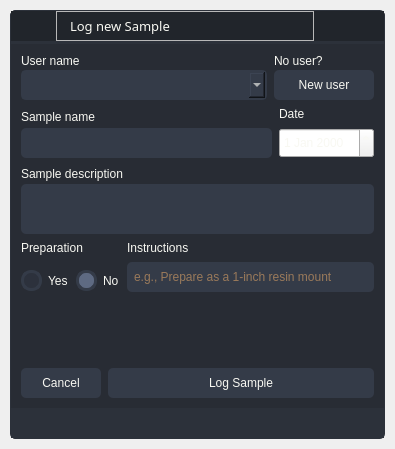
<?xml version="1.0" encoding="UTF-8"?>
<ui version="4.0">
 <class>SampleWindow</class>
 <widget class="QMainWindow" name="SampleWindow">
  <property name="geometry">
   <rect>
    <x>0</x>
    <y>0</y>
    <width>395</width>
    <height>449</height>
   </rect>
  </property>
  <property name="maximumSize">
   <size>
    <width>600</width>
    <height>600</height>
   </size>
  </property>
  <property name="windowTitle">
   <string>MainWindow</string>
  </property>
  <widget class="QWidget" name="stylesheet">
   <property name="styleSheet">
    <string notr="true">QWidget{
	color:#f8f8f2;
	font: 10pt &quot;AbrilTitlingNarrowW04-Bold&quot;;
}
/* Tooltip */
QToolTip {
	color: #ffffff;
	background-color: rgba(33, 37, 43, 180);
	border: 1px solid rgb(44, 49, 58);
	background-image: none;
	background-position: left center;
	background-repeat: no-repeat;
	border: none;
	border-left: 2px solid #ff5555;
	text-align: left;
	padding-left: 8px;
	margin: 0px;
}
/* Bg App */
#bgApp {	
	background-color: rgb(40, 44, 52);
	border: 1px solid rgb(44, 49, 58);
	border-radius: 5px;	
}
#topLogo {
	background-color: rgb(33, 37, 43);
	background-image: url(:/imagem/images/saturn_logo2.png);
	background-position: centered;
	background-repeat: no-repeat;
}
#titleRightInfo { 
	padding-left: 10px;
	font: 10pt &quot;AbrilTitlingNarrowW04-Bold&quot;;
 }
/* Content App */
#contentTopBg{	
	background-color: rgb(33, 37, 43);
}
#contentBottom{
	border-top: 3px solid rgb(44, 49, 58);
}
/* Top Buttons */
#rightButtons .QPushButton { background-color: rgba(255, 255, 255, 0); border: none;  border-radius: 5px; }
#rightButtons .QPushButton:hover { background-color: rgb(44, 49, 57); border-style: solid; border-radius: 4px; }
#rightButtons .QPushButton:pressed { background-color: rgb(23, 26, 30); border-style: solid; border-radius: 4px; }
#closeAppBtn{ background-color: rgba(255, 255, 255, 0); border: none; border-radius: 5px;}
#closeAppBtn:hover{ background-color:#ff5555;}
#closeAppBtn:pressed { background-color:rgb(193, 64, 64); border-style: solid; border-radius: 5px;}
/* Bottom Bar */
#bottomBar { background-color: rgb(44, 49, 58); }
#bottomBar QLabel { font-size: 10px; color: rgb(113, 126, 149);}
#bottomBar .QProgressBar {
	border-radius: 5px;
	background-color: rgb(52, 59, 72);
	text-align: center;
	color:  rgb(33, 37, 43);
	font-size: 9px;
}
#bottomBar .QProgressBar::chunk {
    background-color: #50FA7B;      
    border-radius: 5px;
}
/*Button */
#btn_loguser {
	border-radius: 5px;	
	background-color:#50FA7B;
	color: rgb(33, 37, 43);
}
#btn_loguser:hover {
	border: 2px solid rgb(61, 70, 86);
}
#btn_loguser:pressed {
	border: 2px solid #50FA7B;
}
QPushButton {
	border-radius: 5px;	
	background-color: rgb(52, 59, 72);
	color: #F8F8F2;
}
QPushButton:hover {
	border: 2px solid rgb(61, 70, 86);
}
QPushButton:pressed {
	border: 2px solid  rgb(52, 59, 72);
}

/*LineEdit */
#content .QLineEdit {
	background-color: rgb(52, 59, 72);
	border-radius: 5px;
	padding-left: 5px;
	selection-color: rgb(255, 255, 255);
	selection-background-color: rgb(255, 121, 198);
	color: #ffb86c;
}
#content .QLineEdit:hover {
	border: 2px solid rgb(64, 71, 88);
}
#content .QLineEdit:focus {
	border: 2px solid rgb(91, 101, 124);
}

/*TextEdit */
#content .QTextEdit {
	background-color: rgb(52, 59, 72);
	border-radius: 5px;
	padding-left: 5px;
	selection-color: rgb(255, 255, 255);
	selection-background-color: rgb(255, 121, 198);
	color: #ffb86c;
}
#content .QTextEdit:hover {
	border: 2px solid rgb(64, 71, 88);
}
#content .QTextEdit:focus {
	border: 2px solid rgb(91, 101, 124);
}

/*QLabel */
#content .QLabel {
	color: #F8F8F2
}
/*RadioButton */
QRadioButton::indicator {
    border: 3px solid rgb(52, 59, 72);
	width: 15px;
	height: 15px;
	border-radius: 10px;
    background: rgb(44, 49, 60);
	color: #F8F8F2;
}
QRadioButton::indicator:hover {
    border: 3px solid rgb(58, 66, 81);
}
QRadioButton::indicator:checked {
    background: 3px solid rgb(94, 106, 130);
	border: 3px solid rgb(52, 59, 72);	
}
/*ComboBox */
QComboBox{
	background-color: rgb(52, 59, 72);
	border-radius: 5px;
	border: 2px solid rgb(52, 59, 72);
	padding: 5px;
	padding-left: 10px;
}
QComboBox:hover{
	border: 2px solid rgb(64, 71, 88);
}
QComboBox::drop-down {
	subcontrol-origin: padding;
	subcontrol-position: top right;
	width: 25px; 
	border-left-width: 3px;
	border-left-color: rgba(39, 44, 54, 150);
	border-left-style: solid;
	border-top-right-radius: 3px;
	border-bottom-right-radius: 3px;	
	background-image: url(:/icons/icons/cil-arrow-drop-down.png);
	background-position: center;
	background-repeat: no-reperat;
 }
QComboBox QAbstractItemView {
	/*color: rgb(255, 121, 198);*/
	color: #ff5555;	
	background-color: rgb(33, 37, 43);
	padding: 10px;
	selection-background-color: rgb(39, 44, 54);
}
</string>
   </property>
   <layout class="QVBoxLayout" name="shadow">
    <property name="spacing">
     <number>10</number>
    </property>
    <property name="leftMargin">
     <number>10</number>
    </property>
    <property name="topMargin">
     <number>10</number>
    </property>
    <property name="rightMargin">
     <number>10</number>
    </property>
    <property name="bottomMargin">
     <number>10</number>
    </property>
    <item>
     <widget class="QFrame" name="bgApp">
      <property name="frameShape">
       <enum>QFrame::NoFrame</enum>
      </property>
      <property name="frameShadow">
       <enum>QFrame::Raised</enum>
      </property>
      <layout class="QHBoxLayout" name="horizontalLayout">
       <property name="spacing">
        <number>0</number>
       </property>
       <property name="leftMargin">
        <number>0</number>
       </property>
       <property name="topMargin">
        <number>0</number>
       </property>
       <property name="rightMargin">
        <number>0</number>
       </property>
       <property name="bottomMargin">
        <number>0</number>
       </property>
       <item>
        <widget class="QFrame" name="contentBox">
         <property name="frameShape">
          <enum>QFrame::NoFrame</enum>
         </property>
         <property name="frameShadow">
          <enum>QFrame::Raised</enum>
         </property>
         <layout class="QVBoxLayout" name="verticalLayout_3">
          <property name="spacing">
           <number>0</number>
          </property>
          <property name="leftMargin">
           <number>0</number>
          </property>
          <property name="topMargin">
           <number>0</number>
          </property>
          <property name="rightMargin">
           <number>0</number>
          </property>
          <property name="bottomMargin">
           <number>0</number>
          </property>
          <item>
           <widget class="QFrame" name="contentTopBg">
            <property name="minimumSize">
             <size>
              <width>0</width>
              <height>30</height>
             </size>
            </property>
            <property name="maximumSize">
             <size>
              <width>16777215</width>
              <height>30</height>
             </size>
            </property>
            <property name="frameShape">
             <enum>QFrame::NoFrame</enum>
            </property>
            <property name="frameShadow">
             <enum>QFrame::Raised</enum>
            </property>
            <layout class="QHBoxLayout" name="horizontalLayout_2">
             <property name="spacing">
              <number>0</number>
             </property>
             <property name="leftMargin">
              <number>0</number>
             </property>
             <property name="topMargin">
              <number>0</number>
             </property>
             <property name="rightMargin">
              <number>0</number>
             </property>
             <property name="bottomMargin">
              <number>0</number>
             </property>
             <item>
              <widget class="QFrame" name="leftBox">
               <property name="sizePolicy">
                <sizepolicy hsizetype="Expanding" vsizetype="Expanding">
                 <horstretch>0</horstretch>
                 <verstretch>0</verstretch>
                </sizepolicy>
               </property>
               <property name="frameShape">
                <enum>QFrame::NoFrame</enum>
               </property>
               <property name="frameShadow">
                <enum>QFrame::Raised</enum>
               </property>
               <layout class="QHBoxLayout" name="horizontalLayout_5">
                <property name="spacing">
                 <number>0</number>
                </property>
                <property name="leftMargin">
                 <number>0</number>
                </property>
                <property name="topMargin">
                 <number>0</number>
                </property>
                <property name="rightMargin">
                 <number>0</number>
                </property>
                <property name="bottomMargin">
                 <number>0</number>
                </property>
                <item>
                 <widget class="QFrame" name="topLogoInfo">
                  <property name="minimumSize">
                   <size>
                    <width>45</width>
                    <height>0</height>
                   </size>
                  </property>
                  <property name="maximumSize">
                   <size>
                    <width>45</width>
                    <height>16777215</height>
                   </size>
                  </property>
                  <property name="frameShape">
                   <enum>QFrame::NoFrame</enum>
                  </property>
                  <property name="frameShadow">
                   <enum>QFrame::Raised</enum>
                  </property>
                  <widget class="QFrame" name="topLogo">
                   <property name="geometry">
                    <rect>
                     <x>0</x>
                     <y>-6</y>
                     <width>45</width>
                     <height>45</height>
                    </rect>
                   </property>
                   <property name="minimumSize">
                    <size>
                     <width>45</width>
                     <height>45</height>
                    </size>
                   </property>
                   <property name="maximumSize">
                    <size>
                     <width>45</width>
                     <height>16777215</height>
                    </size>
                   </property>
                   <property name="frameShape">
                    <enum>QFrame::NoFrame</enum>
                   </property>
                   <property name="frameShadow">
                    <enum>QFrame::Raised</enum>
                   </property>
                  </widget>
                 </widget>
                </item>
                <item>
                 <widget class="QFrame" name="titleGripFrame">
                  <property name="frameShape">
                   <enum>QFrame::StyledPanel</enum>
                  </property>
                  <property name="frameShadow">
                   <enum>QFrame::Raised</enum>
                  </property>
                  <layout class="QHBoxLayout" name="horizontalLayout_6">
                   <property name="spacing">
                    <number>0</number>
                   </property>
                   <property name="leftMargin">
                    <number>0</number>
                   </property>
                   <property name="topMargin">
                    <number>0</number>
                   </property>
                   <property name="rightMargin">
                    <number>0</number>
                   </property>
                   <property name="bottomMargin">
                    <number>0</number>
                   </property>
                   <item>
                    <widget class="QLabel" name="titleRightInfo">
                     <property name="font">
                      <font>
                       <family>AbrilTitlingNarrowW04-Bold</family>
                       <pointsize>10</pointsize>
                       <weight>50</weight>
                       <italic>false</italic>
                       <bold>false</bold>
                      </font>
                     </property>
                     <property name="frameShape">
                      <enum>QFrame::NoFrame</enum>
                     </property>
                     <property name="text">
                      <string>Log new Sample</string>
                     </property>
                    </widget>
                   </item>
                  </layout>
                 </widget>
                </item>
               </layout>
              </widget>
             </item>
             <item>
              <widget class="QFrame" name="rightButtons">
               <property name="sizePolicy">
                <sizepolicy hsizetype="Minimum" vsizetype="Minimum">
                 <horstretch>0</horstretch>
                 <verstretch>0</verstretch>
                </sizepolicy>
               </property>
               <property name="minimumSize">
                <size>
                 <width>0</width>
                 <height>30</height>
                </size>
               </property>
               <property name="maximumSize">
                <size>
                 <width>16777215</width>
                 <height>30</height>
                </size>
               </property>
               <property name="frameShape">
                <enum>QFrame::NoFrame</enum>
               </property>
               <property name="frameShadow">
                <enum>QFrame::Raised</enum>
               </property>
               <layout class="QHBoxLayout" name="horizontalLayout_3">
                <property name="spacing">
                 <number>0</number>
                </property>
                <property name="leftMargin">
                 <number>0</number>
                </property>
                <property name="topMargin">
                 <number>0</number>
                </property>
                <property name="rightMargin">
                 <number>0</number>
                </property>
                <property name="bottomMargin">
                 <number>0</number>
                </property>
                <item>
                 <widget class="QPushButton" name="minimizeAppBtn">
                  <property name="minimumSize">
                   <size>
                    <width>35</width>
                    <height>28</height>
                   </size>
                  </property>
                  <property name="maximumSize">
                   <size>
                    <width>35</width>
                    <height>16777215</height>
                   </size>
                  </property>
                  <property name="cursor">
                   <cursorShape>PointingHandCursor</cursorShape>
                  </property>
                  <property name="text">
                   <string/>
                  </property>
                  <property name="icon">
                   <iconset resource="../resources/resources.qrc">
                    <normaloff>:/icons/icons/cil-minimise.png</normaloff>:/icons/icons/cil-minimise.png</iconset>
                  </property>
                 </widget>
                </item>
               </layout>
              </widget>
             </item>
             <item>
              <widget class="QPushButton" name="closeAppBtn">
               <property name="minimumSize">
                <size>
                 <width>35</width>
                 <height>28</height>
                </size>
               </property>
               <property name="maximumSize">
                <size>
                 <width>35</width>
                 <height>16777215</height>
                </size>
               </property>
               <property name="cursor">
                <cursorShape>PointingHandCursor</cursorShape>
               </property>
               <property name="text">
                <string/>
               </property>
               <property name="icon">
                <iconset resource="../resources/resources.qrc">
                 <normaloff>:/icons/icons/cil-close.png</normaloff>:/icons/icons/cil-close.png</iconset>
               </property>
              </widget>
             </item>
            </layout>
           </widget>
          </item>
          <item>
           <widget class="QFrame" name="contentBottom">
            <property name="frameShape">
             <enum>QFrame::NoFrame</enum>
            </property>
            <property name="frameShadow">
             <enum>QFrame::Raised</enum>
            </property>
            <layout class="QVBoxLayout" name="verticalLayout_5">
             <property name="spacing">
              <number>0</number>
             </property>
             <property name="leftMargin">
              <number>0</number>
             </property>
             <property name="topMargin">
              <number>0</number>
             </property>
             <property name="rightMargin">
              <number>0</number>
             </property>
             <property name="bottomMargin">
              <number>0</number>
             </property>
             <item>
              <widget class="QFrame" name="content">
               <property name="frameShape">
                <enum>QFrame::NoFrame</enum>
               </property>
               <property name="frameShadow">
                <enum>QFrame::Raised</enum>
               </property>
               <layout class="QVBoxLayout" name="verticalLayout_11">
                <property name="spacing">
                 <number>7</number>
                </property>
                <property name="leftMargin">
                 <number>10</number>
                </property>
                <property name="topMargin">
                 <number>10</number>
                </property>
                <property name="rightMargin">
                 <number>10</number>
                </property>
                <property name="bottomMargin">
                 <number>10</number>
                </property>
                <item>
                 <layout class="QHBoxLayout" name="horizontalLayout_7">
                  <item>
                   <layout class="QVBoxLayout" name="verticalLayout_2">
                    <property name="spacing">
                     <number>2</number>
                    </property>
                    <item>
                     <widget class="QLabel" name="label">
                      <property name="minimumSize">
                       <size>
                        <width>90</width>
                        <height>0</height>
                       </size>
                      </property>
                      <property name="styleSheet">
                       <string notr="true"/>
                      </property>
                      <property name="text">
                       <string>User name</string>
                      </property>
                     </widget>
                    </item>
                    <item>
                     <widget class="QComboBox" name="userName">
                      <property name="sizePolicy">
                       <sizepolicy hsizetype="Expanding" vsizetype="Fixed">
                        <horstretch>0</horstretch>
                        <verstretch>0</verstretch>
                       </sizepolicy>
                      </property>
                      <property name="minimumSize">
                       <size>
                        <width>0</width>
                        <height>30</height>
                       </size>
                      </property>
                      <property name="cursor">
                       <cursorShape>PointingHandCursor</cursorShape>
                      </property>
                     </widget>
                    </item>
                   </layout>
                  </item>
                  <item>
                   <layout class="QVBoxLayout" name="verticalLayout_9">
                    <property name="spacing">
                     <number>2</number>
                    </property>
                    <item alignment="Qt::AlignRight">
                     <widget class="QLabel" name="label_2">
                      <property name="minimumSize">
                       <size>
                        <width>100</width>
                        <height>0</height>
                       </size>
                      </property>
                      <property name="maximumSize">
                       <size>
                        <width>100</width>
                        <height>16777215</height>
                       </size>
                      </property>
                      <property name="text">
                       <string>No user?</string>
                      </property>
                     </widget>
                    </item>
                    <item alignment="Qt::AlignRight">
                     <widget class="QPushButton" name="btn_addUser">
                      <property name="minimumSize">
                       <size>
                        <width>100</width>
                        <height>30</height>
                       </size>
                      </property>
                      <property name="maximumSize">
                       <size>
                        <width>100</width>
                        <height>16777215</height>
                       </size>
                      </property>
                      <property name="cursor">
                       <cursorShape>PointingHandCursor</cursorShape>
                      </property>
                      <property name="text">
                       <string>New user</string>
                      </property>
                     </widget>
                    </item>
                   </layout>
                  </item>
                 </layout>
                </item>
                <item>
                 <layout class="QHBoxLayout" name="horizontalLayout_9">
                  <item>
                   <layout class="QVBoxLayout" name="verticalLayout_8">
                    <property name="spacing">
                     <number>2</number>
                    </property>
                    <item>
                     <widget class="QLabel" name="label_3">
                      <property name="minimumSize">
                       <size>
                        <width>90</width>
                        <height>0</height>
                       </size>
                      </property>
                      <property name="text">
                       <string>Sample name</string>
                      </property>
                     </widget>
                    </item>
                    <item>
                     <widget class="QLineEdit" name="sampleName">
                      <property name="minimumSize">
                       <size>
                        <width>0</width>
                        <height>30</height>
                       </size>
                      </property>
                     </widget>
                    </item>
                   </layout>
                  </item>
                  <item>
                   <layout class="QVBoxLayout" name="verticalLayout_10">
                    <item>
                     <widget class="QLabel" name="label_7">
                      <property name="text">
                       <string>Date</string>
                      </property>
                     </widget>
                    </item>
                    <item>
                     <widget class="QDateEdit" name="date">
                      <property name="minimumSize">
                       <size>
                        <width>0</width>
                        <height>30</height>
                       </size>
                      </property>
                     </widget>
                    </item>
                   </layout>
                  </item>
                 </layout>
                </item>
                <item>
                 <layout class="QVBoxLayout" name="verticalLayout_7">
                  <property name="spacing">
                   <number>2</number>
                  </property>
                  <item>
                   <widget class="QLabel" name="label_6">
                    <property name="minimumSize">
                     <size>
                      <width>90</width>
                      <height>0</height>
                     </size>
                    </property>
                    <property name="text">
                     <string>Sample description</string>
                    </property>
                   </widget>
                  </item>
                  <item>
                   <widget class="QTextEdit" name="sampleDescription">
                    <property name="minimumSize">
                     <size>
                      <width>0</width>
                      <height>50</height>
                     </size>
                    </property>
                    <property name="maximumSize">
                     <size>
                      <width>16777215</width>
                      <height>50</height>
                     </size>
                    </property>
                    <property name="cursor" stdset="0">
                     <cursorShape>IBeamCursor</cursorShape>
                    </property>
                   </widget>
                  </item>
                 </layout>
                </item>
                <item>
                 <layout class="QHBoxLayout" name="horizontalLayout_10">
                  <item>
                   <layout class="QVBoxLayout" name="verticalLayout_4">
                    <item alignment="Qt::AlignTop">
                     <widget class="QLabel" name="label_4">
                      <property name="maximumSize">
                       <size>
                        <width>16777215</width>
                        <height>16</height>
                       </size>
                      </property>
                      <property name="text">
                       <string>Preparation</string>
                      </property>
                     </widget>
                    </item>
                    <item>
                     <layout class="QHBoxLayout" name="horizontalLayout_8">
                      <item alignment="Qt::AlignTop">
                       <widget class="QRadioButton" name="prepYes">
                        <property name="cursor">
                         <cursorShape>PointingHandCursor</cursorShape>
                        </property>
                        <property name="text">
                         <string>Yes</string>
                        </property>
                       </widget>
                      </item>
                      <item alignment="Qt::AlignTop">
                       <widget class="QRadioButton" name="prepNo">
                        <property name="cursor">
                         <cursorShape>PointingHandCursor</cursorShape>
                        </property>
                        <property name="text">
                         <string>No</string>
                        </property>
                        <property name="checked">
                         <bool>true</bool>
                        </property>
                       </widget>
                      </item>
                     </layout>
                    </item>
                   </layout>
                  </item>
                  <item>
                   <layout class="QVBoxLayout" name="verticalLayout_6">
                    <item>
                     <widget class="QLabel" name="label_5">
                      <property name="text">
                       <string>Instructions</string>
                      </property>
                     </widget>
                    </item>
                    <item>
                     <widget class="QLineEdit" name="instructions">
                      <property name="minimumSize">
                       <size>
                        <width>0</width>
                        <height>30</height>
                       </size>
                      </property>
                      <property name="cursor">
                       <cursorShape>IBeamCursor</cursorShape>
                      </property>
                      <property name="placeholderText">
                       <string>e.g., Prepare as a 1-inch resin mount</string>
                      </property>
                     </widget>
                    </item>
                   </layout>
                  </item>
                 </layout>
                </item>
                <item>
                 <spacer name="verticalSpacer">
                  <property name="orientation">
                   <enum>Qt::Vertical</enum>
                  </property>
                  <property name="sizeHint" stdset="0">
                   <size>
                    <width>20</width>
                    <height>40</height>
                   </size>
                  </property>
                 </spacer>
                </item>
                <item>
                 <layout class="QHBoxLayout" name="horizontalLayout_12">
                  <item>
                   <widget class="QPushButton" name="btn_cancel">
                    <property name="minimumSize">
                     <size>
                      <width>0</width>
                      <height>30</height>
                     </size>
                    </property>
                    <property name="maximumSize">
                     <size>
                      <width>80</width>
                      <height>16777215</height>
                     </size>
                    </property>
                    <property name="cursor">
                     <cursorShape>PointingHandCursor</cursorShape>
                    </property>
                    <property name="text">
                     <string>Cancel</string>
                    </property>
                   </widget>
                  </item>
                  <item>
                   <widget class="QPushButton" name="btn_logSanple">
                    <property name="minimumSize">
                     <size>
                      <width>0</width>
                      <height>30</height>
                     </size>
                    </property>
                    <property name="cursor">
                     <cursorShape>PointingHandCursor</cursorShape>
                    </property>
                    <property name="text">
                     <string>Log Sample</string>
                    </property>
                   </widget>
                  </item>
                 </layout>
                </item>
               </layout>
              </widget>
             </item>
             <item>
              <widget class="QFrame" name="bottomBar">
               <property name="minimumSize">
                <size>
                 <width>0</width>
                 <height>30</height>
                </size>
               </property>
               <property name="maximumSize">
                <size>
                 <width>16777215</width>
                 <height>30</height>
                </size>
               </property>
               <property name="frameShape">
                <enum>QFrame::NoFrame</enum>
               </property>
               <property name="frameShadow">
                <enum>QFrame::Raised</enum>
               </property>
               <layout class="QHBoxLayout" name="horizontalLayout_4">
                <property name="spacing">
                 <number>0</number>
                </property>
                <property name="leftMargin">
                 <number>0</number>
                </property>
                <property name="topMargin">
                 <number>0</number>
                </property>
                <property name="rightMargin">
                 <number>0</number>
                </property>
                <property name="bottomMargin">
                 <number>0</number>
                </property>
                <item>
                 <widget class="QFrame" name="loadingFrame">
                  <property name="frameShape">
                   <enum>QFrame::NoFrame</enum>
                  </property>
                  <property name="frameShadow">
                   <enum>QFrame::Raised</enum>
                  </property>
                  <layout class="QVBoxLayout" name="verticalLayout">
                   <property name="spacing">
                    <number>2</number>
                   </property>
                   <property name="leftMargin">
                    <number>10</number>
                   </property>
                   <property name="topMargin">
                    <number>5</number>
                   </property>
                   <property name="rightMargin">
                    <number>2</number>
                   </property>
                   <property name="bottomMargin">
                    <number>5</number>
                   </property>
                   <item>
                    <widget class="QLabel" name="label_status">
                     <property name="text">
                      <string/>
                     </property>
                     <property name="alignment">
                      <set>Qt::AlignLeading|Qt::AlignLeft|Qt::AlignVCenter</set>
                     </property>
                    </widget>
                   </item>
                  </layout>
                 </widget>
                </item>
                <item alignment="Qt::AlignBottom">
                 <widget class="QFrame" name="frame_size_grip">
                  <property name="minimumSize">
                   <size>
                    <width>20</width>
                    <height>20</height>
                   </size>
                  </property>
                  <property name="maximumSize">
                   <size>
                    <width>20</width>
                    <height>20</height>
                   </size>
                  </property>
                  <property name="frameShape">
                   <enum>QFrame::NoFrame</enum>
                  </property>
                  <property name="frameShadow">
                   <enum>QFrame::Raised</enum>
                  </property>
                 </widget>
                </item>
               </layout>
              </widget>
             </item>
            </layout>
           </widget>
          </item>
         </layout>
        </widget>
       </item>
      </layout>
     </widget>
    </item>
   </layout>
  </widget>
 </widget>
 <resources>
  <include location="../resources/resources.qrc"/>
 </resources>
 <connections/>
</ui>
